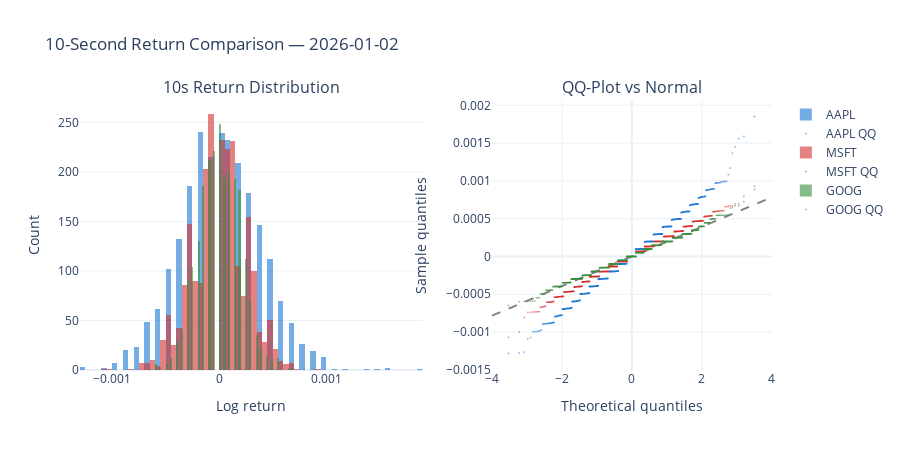

This figure's notebook cell:
### Markdown cell above
## 4. Intraday Return Distributions

Compare 10-second log-return distributions across securities.
Since all securities use the same intensity model parameters,
the return distributions should be similar when normalised.

### Code cell
return_interval_ns = ohlc.RESOLUTIONS["10s"]

fig_ret = make_subplots(
    rows=1, cols=2,
    subplot_titles=["10s Return Distribution", "QQ-Plot vs Normal"],
    column_widths=[0.55, 0.45],
)

ret_stats = []

for sym in symbols:
    d = intraday[sym]
    ts_full = intraday[sym]["ts_s"] * 1e9  # back to ns for ohlc
    bars = ohlc.compute_ohlc(
        ts_full.astype(np.uint64),
        d["mid_ticks"].astype(np.float64),
        return_interval_ns,
    )
    log_ret = np.diff(np.log(bars["close"].values))
    log_ret = log_ret[np.isfinite(log_ret)]

    # Histogram
    fig_ret.add_trace(
        go.Histogram(
            x=log_ret, name=sym, opacity=0.6,
            marker_color=sym_colour[sym],
            nbinsx=80,
        ),
        row=1, col=1,
    )

    # QQ plot
    sorted_ret = np.sort(log_ret)
    n = len(sorted_ret)
    theoretical = stats.norm.ppf((np.arange(1, n + 1) - 0.5) / n)
    fig_ret.add_trace(
        go.Scattergl(
            x=theoretical, y=sorted_ret,
            mode="markers", name=f"{sym} QQ",
            marker=dict(color=sym_colour[sym], size=2, opacity=0.5),
        ),
        row=1, col=2,
    )

    kurt = stats.kurtosis(log_ret)
    skw = stats.skew(log_ret)
    ret_stats.append({
        "Symbol": sym,
        "Mean": f"{log_ret.mean():.6f}",
        "Std": f"{log_ret.std():.6f}",
        "Skewness": f"{skw:.3f}",
        "Excess Kurtosis": f"{kurt:.3f}",
        "N bars": len(log_ret),
    })

# 45-degree reference line on QQ
qq_range = 4
fig_ret.add_trace(
    go.Scatter(
        x=[-qq_range, qq_range], y=[-qq_range * log_ret.std(), qq_range * log_ret.std()],
        mode="lines", line=dict(color="grey", dash="dash"),
        showlegend=False,
    ),
    row=1, col=2,
)

fig_ret.update_xaxes(title_text="Log return", row=1, col=1)
fig_ret.update_yaxes(title_text="Count", row=1, col=1)
fig_ret.update_xaxes(title_text="Theoretical quantiles", row=1, col=2)
fig_ret.update_yaxes(title_text="Sample quantiles", row=1, col=2)
fig_ret.update_layout(
    title=f"10-Second Return Comparison — {target_date}",
    height=450, template="plotly_white",
    barmode="overlay",
)
fig_ret.show()

pd.DataFrame(ret_stats)

### Figure 1 — Plotly figure (JSON) as saved in the notebook; plotly's stock layout.template omitted (floating-point values rounded to 4 significant figures; data arrays with more than 128 entries replaced by an {"elided": "..."} marker saying what was removed)
{"data": [{"marker": {"color": "#1976D2"}, "name": "AAPL", "nbinsx": 80, "opacity": 0.6, "type": "histogram", "x": {"elided": "2339 float values"}, "xaxis": "x", "yaxis": "y"}, {"marker": {"color": "#1976D2", "opacity": 0.5, "size": 2}, "mode": "markers", "name": "AAPL QQ", "type": "scattergl", "x": {"elided": "2339 float values"}, "xaxis": "x2", "y": {"elided": "2339 float values"}, "yaxis": "y2"}, {"marker": {"color": "#D32F2F"}, "name": "MSFT", "nbinsx": 80, "opacity": 0.6, "type": "histogram", "x": {"elided": "2339 float values"}, "xaxis": "x", "yaxis": "y"}, {"marker": {"color": "#D32F2F", "opacity": 0.5, "size": 2}, "mode": "markers", "name": "MSFT QQ", "type": "scattergl", "x": {"elided": "2339 float values"}, "xaxis": "x2", "y": {"elided": "2339 float values"}, "yaxis": "y2"}, {"marker": {"color": "#388E3C"}, "name": "GOOG", "nbinsx": 80, "opacity": 0.6, "type": "histogram", "x": {"elided": "2339 float values"}, "xaxis": "x", "yaxis": "y"}, {"marker": {"color": "#388E3C", "opacity": 0.5, "size": 2}, "mode": "markers", "name": "GOOG QQ", "type": "scattergl", "x": {"elided": "2339 float values"}, "xaxis": "x2", "y": {"elided": "2339 float values"}, "yaxis": "y2"}, {"line": {"color": "grey", "dash": "dash"}, "mode": "lines", "showlegend": false, "type": "scatter", "x": [-4, 4], "xaxis": "x2", "y": [-0.0007824, 0.0007824], "yaxis": "y2"}], "layout": {"annotations": [{"font": {"size": 16}, "showarrow": false, "text": "10s Return Distribution", "x": 0.2475, "xanchor": "center", "xref": "paper", "y": 1, "yanchor": "bottom", "yref": "paper"}, {"font": {"size": 16}, "showarrow": false, "text": "QQ-Plot vs Normal", "x": 0.7975, "xanchor": "center", "xref": "paper", "y": 1, "yanchor": "bottom", "yref": "paper"}], "barmode": "overlay", "height": 450, "title": {"text": "10-Second Return Comparison — 2026-01-02"}, "xaxis": {"anchor": "y", "domain": [0, 0.495], "title": {"text": "Log return"}}, "xaxis2": {"anchor": "y2", "domain": [0.595, 1], "title": {"text": "Theoretical quantiles"}}, "yaxis": {"anchor": "x", "domain": [0, 1], "title": {"text": "Count"}}, "yaxis2": {"anchor": "x2", "domain": [0, 1], "title": {"text": "Sample quantiles"}}}}
